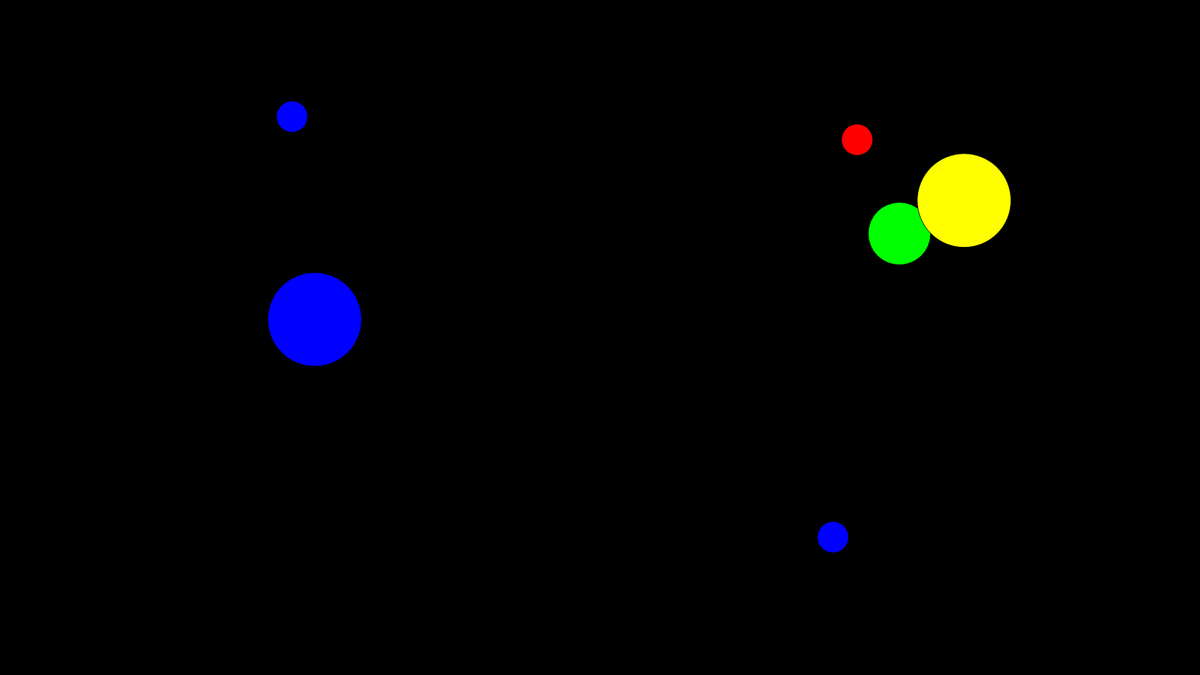
Frame 1 (no input)
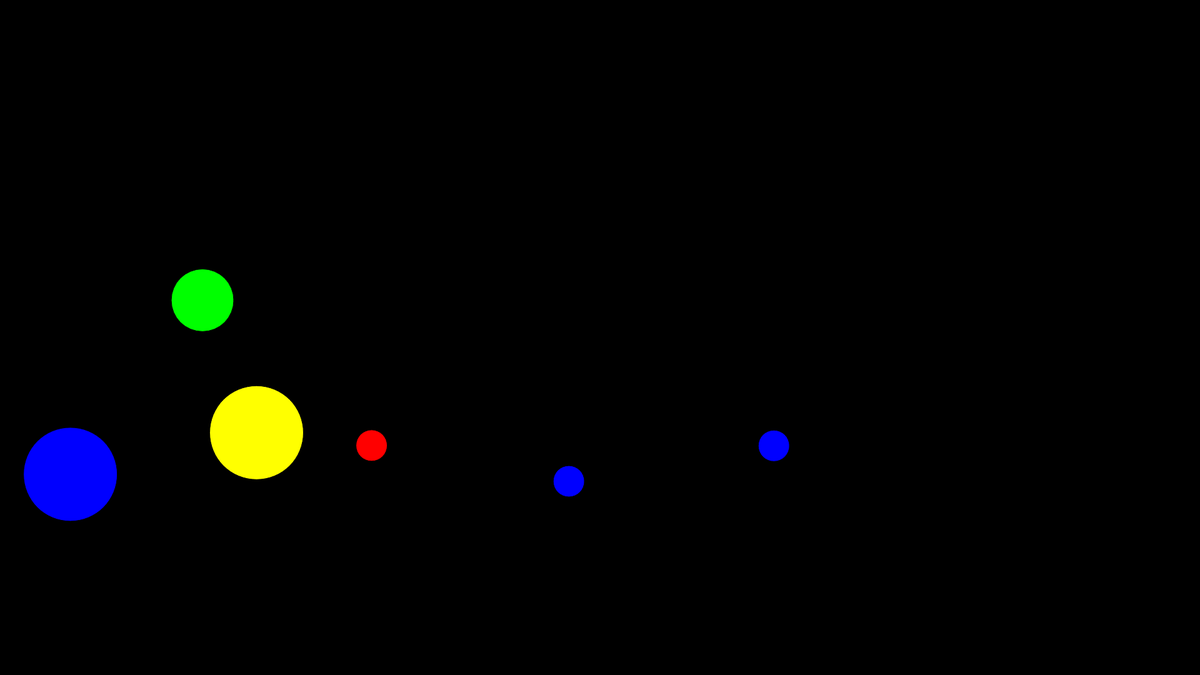
Frame 60 (no input)
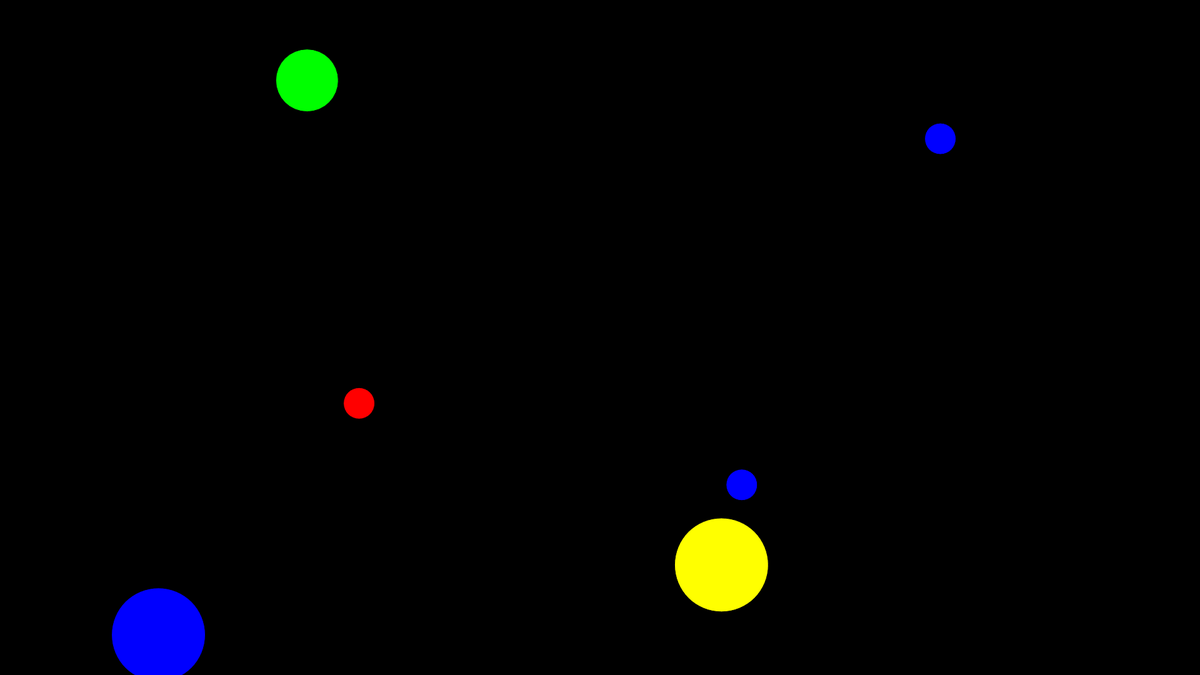
Frame 120 (the mouse pressed at the canvas centre since frame 60)

The p5.js sketch that drew these frames (run headless with seeded random() and noise() and a simulated clock; from frame 60 on, the mouse is pressed at the canvas centre):

// p5.js sketch
// ── sketch.js
function setup() {
  createCanvas(1920, 1080);
  frameRate (20);
  }
  function draw() {
  background(0);
  fill(255,0,0)
  circle (random(0,1920), random(0,1080), 50);
  fill(0,255,0)
  circle (random(0,1920), random(0,1080), 100);
  fill(255,255,0)
  circle (random(0,1920), random(0,1080), 150);
  fill(0,0,255)
  circle (random(0,1920), random(0,1080), 50);
  circle (random(0,1920), random(0,1080), 150);
  circle (random(0,1920), random(0,1080), 50);
}
